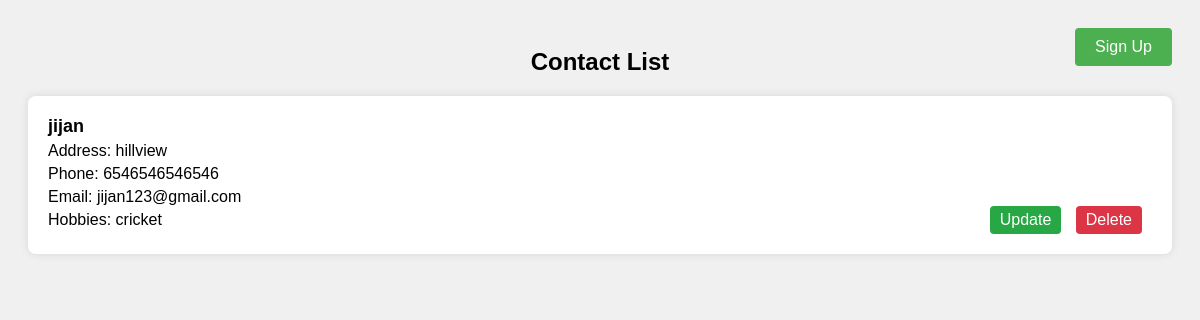
The app's page /, older data.
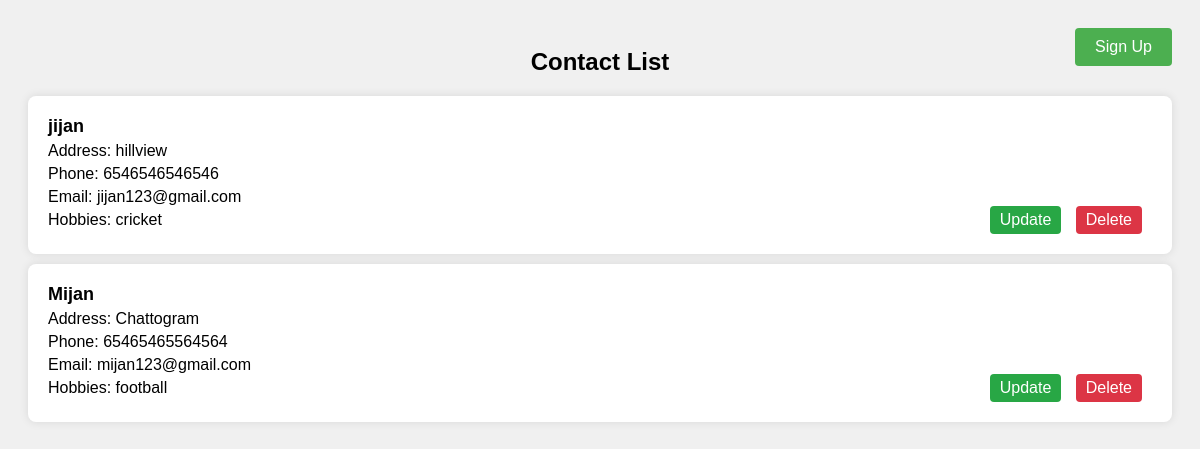
The same page, newer data.
### contacts/models.py (models this page shows, shortened)
class Contact(models.Model):
    name = models.CharField(max_length=255)
    address = models.CharField(max_length=255)
    phone = models.CharField(max_length=20)
    email = models.EmailField()
    hobbies = models.CharField(max_length=255)

### contacts/views.py (the view)
# urls.py: path('', views.contact_list, name='contact_list'),
def contact_list(request):
    contacts = Contact.objects.all()
    return render(request, 'contacts/contact_list.html', {'contacts': contacts})

### contacts/templates/contacts/contact_list.html (shortened to what this page needs)
<!DOCTYPE html>
<html lang="en">
<head>
</head>
<body>
    <h2>Contact List</h2>
    <ul>
        {% for contact in contacts %}
            <li>
                <strong>{{ contact.name }}</strong><br>
                <p>Address: {{ contact.address }}</p>
                <p>Phone: {{ contact.phone }}</p>
                <p>Email: {{ contact.email }}</p>
                <p>Hobbies: {{ contact.hobbies }}</p>
                <div class="buttons">
                    <a href="{% url 'update_contact' contact.pk %}" class="update">Update</a>
                    <a href="{% url 'delete_contact' contact.pk %}" class="delete">Delete</a>
                </div>
            </li>
        {% endfor %}
    </ul>
    <div class="signup-button">
        <a href="{% url 'sign_up' %}" style="color: white; text-decoration: none;">Sign Up</a>
    </div>
</body>
</html>

Row changes from the older to the newer data that the page shows:
added Contact: name "Mijan", address "Chattogram", phone "65465465564564", email "mijan123@gmail.com", hobbies "football"
